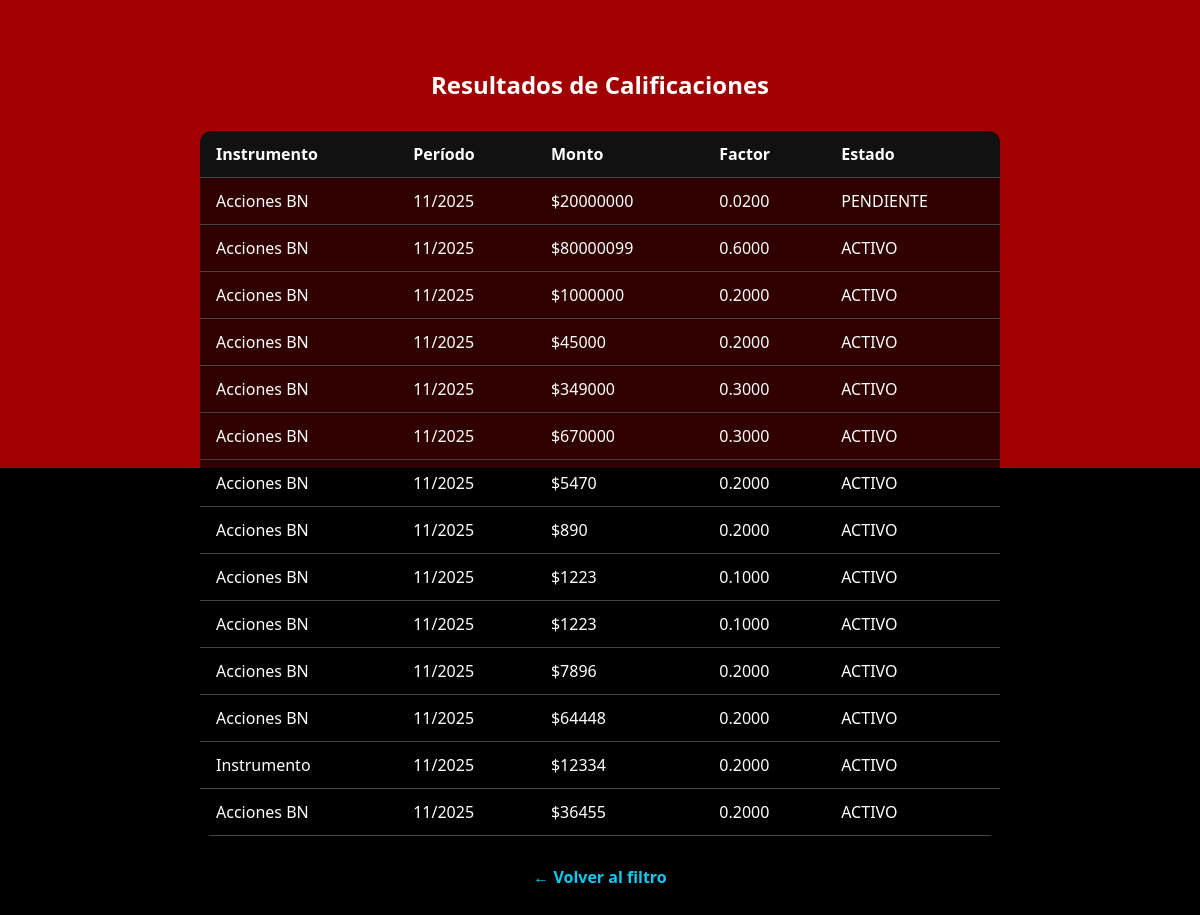
Page /filtrar-calificaciones/ (signed in) on the earlier database version.
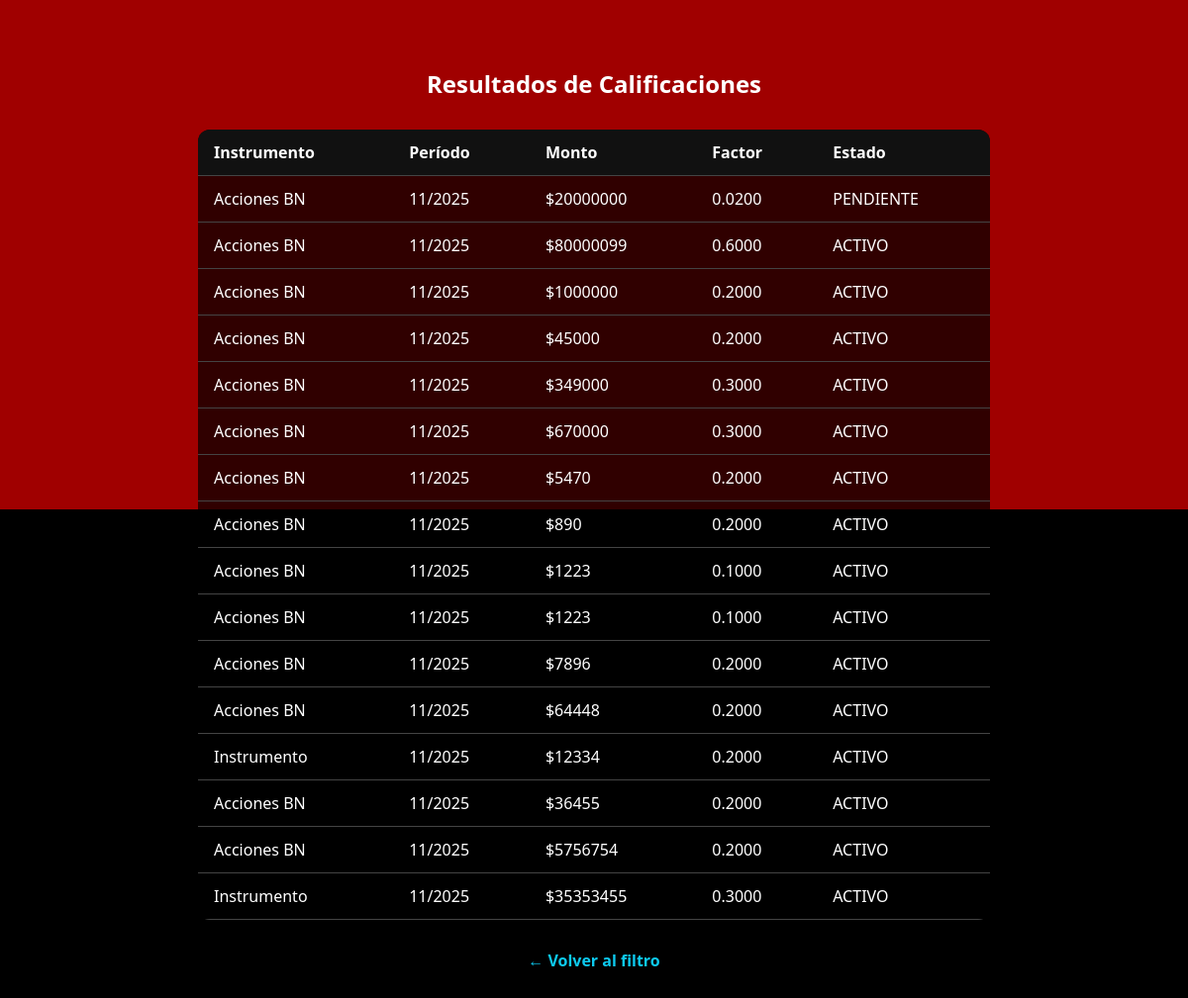
Same page on the later database version.
### Miapp/models.py (models this page shows, shortened)
class Calificacion(models.Model):
    ESTADOS = [('ACTIVO','ACTIVO'), ('ELIMINADO','ELIMINADO'), ('PENDIENTE','PENDIENTE')]
    calid = models.AutoField(primary_key=True)
    monto = models.DecimalField(max_digits=18, decimal_places=2)
    factor = models.DecimalField(max_digits=10, decimal_places=4)
    periodo = models.DateField()
    instrumento = models.ForeignKey(InstrumentoNI, on_delete=models.PROTECT)
    estado = models.CharField(max_length=10, choices=ESTADOS, default='ACTIVO')
    fecha_creacion = models.DateTimeField(auto_now_add=True)
    fecha_modificacion = models.DateTimeField(auto_now=True)
    usuario_id_usuario = models.ForeignKey(settings.AUTH_USER_MODEL, on_delete=models.PROTECT, related_name='calificaciones')
    factor_val_id_factor = models.ForeignKey(Factor_Val, on_delete=models.PROTECT)
    eliminado_por = models.ForeignKey(settings.AUTH_USER_MODEL, null=True, blank=True,
                                     related_name='calificaciones_eliminadas', on_delete=models.SET_NULL)
    fecha_eliminacion = models.DateTimeField(null=True, blank=True)
    class Meta:
        indexes = [
            models.Index(fields=['periodo']),
            models.Index(fields=['instrumento']),
            models.Index(fields=['estado']),
            models.Index(fields=['usuario_id_usuario']),
            models.Index(fields=['monto']),
        ]
        permissions = [
            ("puede_crear_calificacion", "Puede crear calificación"),
            ("puede_editar_calificacion", "Puede editar calificación"),
            ("puede_eliminar_calificacion", "Puede eliminar calificación"),
            ("puede_ver_todas_calificaciones", "Puede ver todas las calificaciones"),
            ("puede_carga_masiva", "Puede realizar carga masiva"),
        ]

class InstrumentoNI(models.Model):
    id_instru = models.AutoField(primary_key=True)
    nombre = models.CharField(max_length=255)
    regla_es = models.TextField(blank=True)
    estado = models.CharField(max_length=10, default='ACTIVO', choices=[('ACTIVO','ACTIVO'),('INACTIVO','INACTIVO')])

### MC/views.py (the view)
# urls.py: path('filtrar-calificaciones/', views.filtrar_calificaciones, name='filtrar_calificaciones'),
@login_required
def filtrar_calificaciones(request):
    from django.db.models import Q
    from datetime import datetime
    qs = Calificacion.objects.select_related('instrumento', 'factor_val_id_factor', 'usuario_id_usuario__perfil')
    try:
        perfil = request.user.perfil
        if perfil.rol_id.nombre_rol.lower() == 'cliente':
            qs = qs.filter(usuario_id_usuario=request.user)
    except Exception:
        pass
    rut = request.GET.get('rut')
    fecha = request.GET.get('fecha')
    monto_min = request.GET.get('monto_min')
    monto_max = request.GET.get('monto_max')
    instrumento = request.GET.get('instrumento')
    factor_val = request.GET.get('factor_val')
    if rut:
        qs = qs.filter(usuario_id_usuario__perfil__rut__icontains=rut)
    if fecha:
        try:
            fecha_parsed = datetime.strptime(fecha, '%Y-%m').date()
            qs = qs.filter(periodo=fecha_parsed)
        except ValueError:
            pass
    if monto_min:
        qs = qs.filter(monto__gte=float(monto_min))
    if monto_max:
        qs = qs.filter(monto__lte=float(monto_max))
    if instrumento:
        qs = qs.filter(instrumento__nombre__icontains=instrumento)
    if factor_val:
        qs = qs.filter(factor_val_id_factor__id_factor=factor_val)
    return render(request, 'filtrar_resultado.html', {'calificaciones': qs})

### Miapp/back.py (called while the page is built)
    def get_user(self, user_id):
        try:
            return User.objects.get(pk=user_id)
        except User.DoesNotExist:
            return None

### MC/templates/filtrar_resultado.html (shortened to what this page needs)
<!DOCTYPE html>
<html lang="es">
<head>
</head>
<body>
  <h2>Resultados de Calificaciones</h2>
  {% if calificaciones %}
    <table>
      <thead>
        <tr>
          <th>Instrumento</th>
          <th>Período</th>
          <th>Monto</th>
          <th>Factor</th>
          <th>Estado</th>
        </tr>
      </thead>
      <tbody>
        {% for c in calificaciones %}
        <tr>
          <td>{{ c.instrumento.nombre }}</td>
          <td>{{ c.periodo|date:"m/Y" }}</td>
          <td>${{ c.monto|floatformat:0 }}</td>
          <td>{{ c.factor }}</td>
          <td>{{ c.estado }}</td>
        </tr>
        {% endfor %}
      </tbody>
    </table>
  {% else %}
    <p class="no-result">No se encontraron calificaciones para el RUT ingresado.</p>
  {% endif %}
  <div style="text-align: center;">
    <a class="back-link" href="{% url 'inicioOperador' %}?seccion=filtrar">← Volver al filtro</a>
  </div>
</body>
</html>

### MC/templates/filtrar_resultado.html (style rules this page uses)
body { background: linear-gradient(to bottom, #a00000 50%, #000 50%); font-family: 'Segoe UI', Tahoma, Geneva, Verdana, sans-serif; color: #fff; padding: 40px; }
h2 { text-align: center; margin-bottom: 30px; }
table { width: 100%; max-width: 800px; margin: 0 auto; border-collapse: collapse; background: rgba(0, 0, 0, 0.7); border-radius: 12px; overflow: hidden; }
th, td { padding: 12px 16px; text-align: left; border-bottom: 1px solid #444; }
th { background-color: #111; }
.back-link { display: inline-block; margin-top: 30px; color: #0dcaf0; text-decoration: none; font-weight: bold; }

Differences in the rows shown:
added Calificacion: instrumento.nombre "Acciones BN", periodo "11/2025", monto "5756754", factor "0.2000", estado "ACTIVO"
added Calificacion: instrumento.nombre "Instrumento", periodo "11/2025", monto "35353455", factor "0.3000", estado "ACTIVO"
